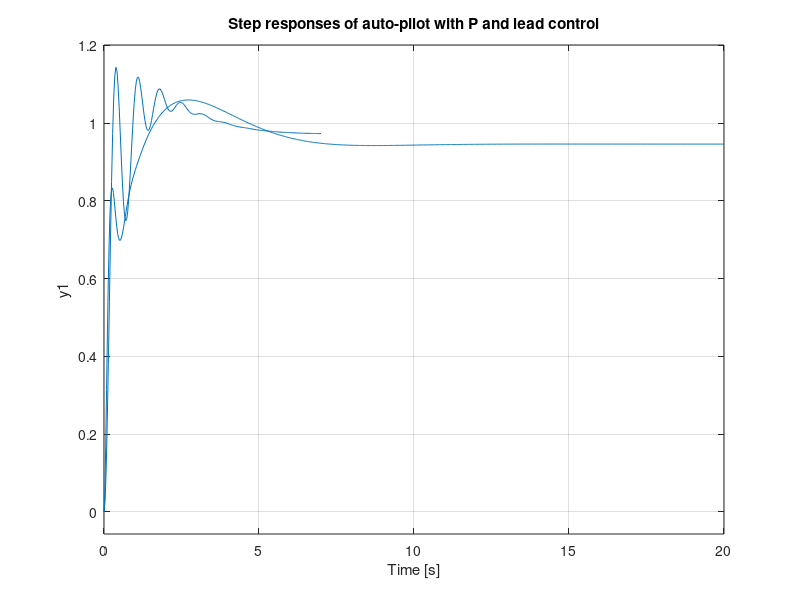

This figure's MATLAB source:
% Fig. 5.38b  Feedback Control of Dynamic Systems, 4e 
%             Franklin, Powell, Emami
clf
numG = 160*conv ([1 2.5],[1 0.7]);
denG = conv([1 5 40],[1  .03  .06]);
sysG = tf(numG,denG);
sysD=tf([1   3],[1   20]);
sysDG=sysD*sysG;
K = 0.3;
sysH=tf(1,1);
sysT = feedback (K*sysG,sysH);
sysTD=feedback(sysDG,sysH);
step(sysT)
hold on
step(sysTD)
grid on
title('Step responses of auto-pilot with P and lead control')
hold off
